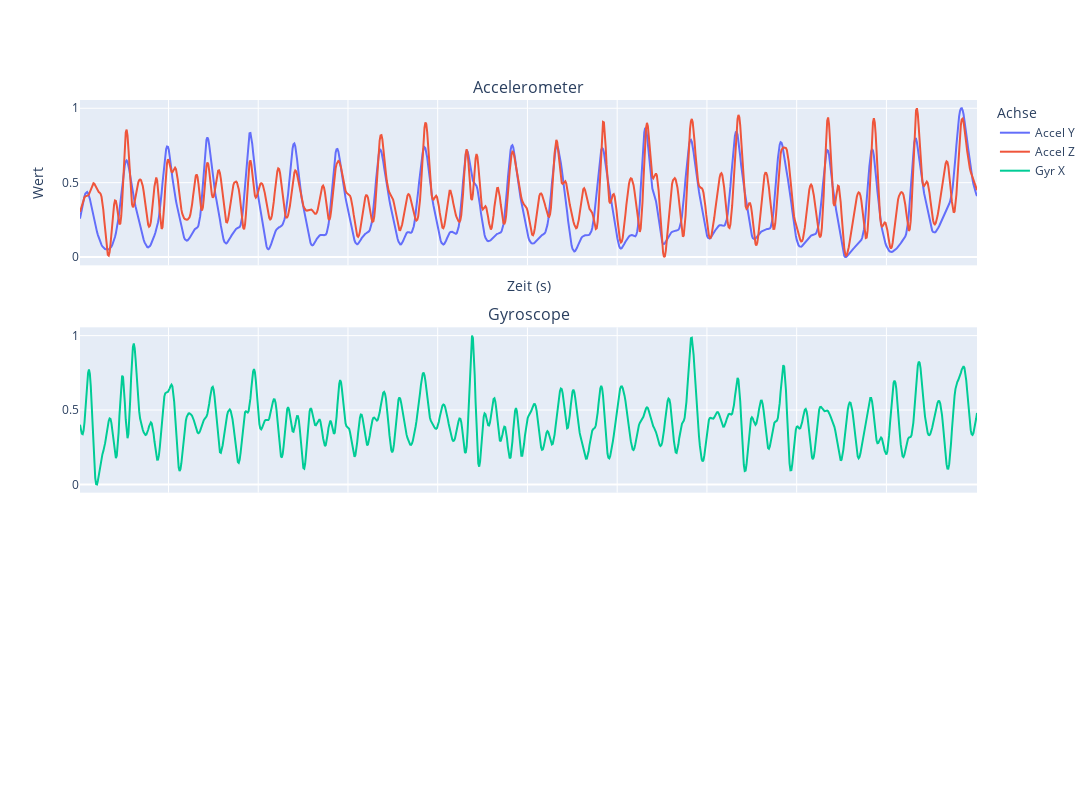

Source (notebook cell):
### Code cell
plot_df(normalized_df_j)

### Figure 1 — Plotly figure (JSON) as saved in the notebook; plotly's stock layout.template omitted (floating-point values rounded to 4 significant figures; data arrays with more than 128 entries replaced by an {"elided": "..."} marker saying what was removed)
{"data": [{"name": "Accel Y", "type": "scatter", "x": {"elided": "1001 float values"}, "y": {"elided": "1001 float values"}}, {"name": "Accel Z", "type": "scatter", "x": {"elided": "1001 float values"}, "y": {"elided": "1001 float values"}}, {"marker": {"size": 4}, "name": "Gyr X", "type": "scatter", "x": {"elided": "1001 float values"}, "xaxis": "x2", "y": {"elided": "1001 float values"}, "yaxis": "y2"}], "layout": {"annotations": [{"font": {"size": 16}, "showarrow": false, "text": "Accelerometer", "x": 0.5, "xanchor": "center", "xref": "paper", "y": 1, "yanchor": "bottom", "yref": "paper"}, {"font": {"size": 16}, "showarrow": false, "text": "Gyroscope", "x": 0.5, "xanchor": "center", "xref": "paper", "y": 0.6333, "yanchor": "bottom", "yref": "paper"}], "height": 800, "legend": {"title": {"text": "Achse"}}, "width": 2000, "xaxis": {"anchor": "y", "domain": [0, 1], "matches": "x3", "showticklabels": false, "title": {"text": "Zeit (s)"}}, "xaxis2": {"anchor": "y2", "domain": [0, 1], "matches": "x3", "showticklabels": false}, "xaxis3": {"anchor": "y3", "domain": [0, 1]}, "yaxis": {"anchor": "x", "domain": [0.7333, 1], "title": {"text": "Wert"}}, "yaxis2": {"anchor": "x2", "domain": [0.3667, 0.6333]}, "yaxis3": {"anchor": "x3", "domain": [0, 0.2667]}}}
